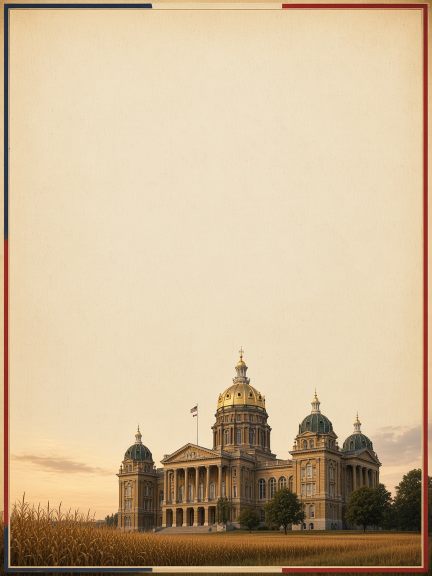
#> input picture resources/guarantee/refs/bg_portrait.jpg, 864 x 1152 px (shown at 1/2 size)
$ python build_guarantee.py
#> lines starting #> are read from the running program, lines starting #| are printed output that depends on the picture
#> in render_portrait, src is the input picture: PIL image 864x1152 RGB; mean R, G, B 206, 184, 152.1
#!/usr/bin/env python3
"""Overlay exact typography on Iowa Guarantee Clause backgrounds.

Outputs:
  IA_guarantee_clause.png        1080x1350
  IA_guarantee_clause_xcard.png  1600x900
"""

from __future__ import annotations

from pathlib import Path

from PIL import Image, ImageDraw, ImageEnhance, ImageFilter, ImageFont, ImageOps

ROOT = Path(__file__).resolve().parent
REFS = ROOT / "refs"
FONT_DIR = Path("/tmp/ia-fonts")
CASLON = Path("/usr/share/fonts/truetype/sand-box/google/Libre Caslon Text")
PLAYFAIR_SC = Path("/usr/share/fonts/truetype/sand-box/google/Playfair Display SC")
CORMORANT_SC = Path("/usr/share/fonts/truetype/sand-box/google/Cormorant SC")

# Iowa-toned palette
NAVY = (16, 42, 84)
NAVY_DEEP = (10, 28, 58)
RED = (168, 28, 40)
GOLD = (168, 122, 42)
GOLD_SOFT = (112, 78, 26)
INK = (32, 24, 16)
INK_SOFT = (52, 40, 28)
CREAM = (248, 239, 220)
PANEL = (250, 243, 226)

HEADLINE = "Did you know? It's NOT your job to prove our elections are free and fair. The Guarantee Clause puts that on the government."
CLAUSE = "The United States shall guarantee to every State in this Union a Republican Form of Government"
CLAUSE_CITE = "U.S. Const. Art. IV, § 4"
EO_QUOTE = (
    "The Federal Government has an unavoidable duty under Article II of the "
    "Constitution of the United States to enforce Federal law, which includes "
    "preventing violations of Federal criminal law and maintaining public "
    "confidence in election outcomes."
)
EO_CITE = "Executive Order 14399, § 1  ·  91 FR 17125  ·  signed March 31, 2026"


def font(path: Path | str, size: float) -> ImageFont.FreeTypeFont:
    return ImageFont.truetype(str(path), size=size)


def F(*parts, size: int) -> ImageFont.FreeTypeFont:
    return font(FONT_DIR.joinpath(*parts) if len(parts) == 1 else Path(*parts), size)


def playfair(weight: int, size: int, italic: bool = False) -> ImageFont.FreeTypeFont:
    name = f"Playfair-Italic-{weight}.ttf" if italic else f"Playfair-{weight}.ttf"
    return font(FONT_DIR / name, size)


def garamond(weight: int, size: int, italic: bool = False) -> ImageFont.FreeTypeFont:
    name = f"EBGaramond-Italic-{weight}.ttf" if italic else f"EBGaramond-{weight}.ttf"
    return font(FONT_DIR / name, size)


def cinzel(weight: int, size: int) -> ImageFont.FreeTypeFont:
    return font(FONT_DIR / f"Cinzel-{weight}.ttf", size)


def caslon(style: str, size: int) -> ImageFont.FreeTypeFont:
    return font(CASLON / f"LibreCaslonText-{style}.ttf", size)


def sc_playfair(style: str, size: int) -> ImageFont.FreeTypeFont:
    return font(PLAYFAIR_SC / f"PlayfairDisplaySC-{style}.ttf", size)


def sc_cormorant(style: str, size: int) -> ImageFont.FreeTypeFont:
    return font(CORMORANT_SC / f"CormorantSC-{style}.ttf", size)


def wrap_text(text: str, font_obj: ImageFont.FreeTypeFont, max_width: int) -> list[str]:
    words = text.split()
    lines: list[str] = []
    current = ""
    for word in words:
        trial = word if not current else current + " " + word
        if font_obj.getlength(trial) <= max_width:
            current = trial
        else:
            if current:
                lines.append(current)
            current = word
    if current:
        lines.append(current)
    return lines


def text_size(draw: ImageDraw.ImageDraw, text: str, font_obj: ImageFont.FreeTypeFont) -> tuple[int, int]:
    bbox = draw.textbbox((0, 0), text, font=font_obj)
    return bbox[2] - bbox[0], bbox[3] - bbox[1]


def draw_centered(
    draw: ImageDraw.ImageDraw,
    y: float,
    text: str,
    font_obj: ImageFont.FreeTypeFont,
    fill,
    x_center: float,
    stroke_width: int = 0,
    stroke_fill=None,
    tracking: int = 0,
) -> float:
    """Draw a single centered line. Returns the y just below the line (using font metrics)."""
    if tracking:
        # manual letter-spacing
        width = 0
        for i, ch in enumerate(text):
            width += draw.textlength(ch, font=font_obj)
            if i < len(text) - 1:
                width += tracking
        x = x_center - width / 2
        cx = x
        for i, ch in enumerate(text):
            draw.text((cx, y), ch, font=font_obj, fill=fill, stroke_width=stroke_width, stroke_fill=stroke_fill)
            cx += draw.textlength(ch, font=font_obj) + tracking
    else:
        w = draw.textlength(text, font=font_obj)
        draw.text((x_center - w / 2, y), text, font=font_obj, fill=fill, stroke_width=stroke_width, stroke_fill=stroke_fill)
    ascent, descent = font_obj.getmetrics()
    return y + ascent + descent


def draw_lines_centered(
    draw: ImageDraw.ImageDraw,
    y: float,
    lines: list[str],
    font_obj: ImageFont.FreeTypeFont,
    fill,
    x_center: float,
    leading: float | None = None,
) -> float:
    ascent, descent = font_obj.getmetrics()
    lh = (ascent + descent) if leading is None else leading
    for i, line in enumerate(lines):
        w = draw.textlength(line, font=font_obj)
        draw.text((x_center - w / 2, y), line, font=font_obj, fill=fill)
        y += lh * (0.95 if i == len(lines) - 1 else 1.0)
    return y


def draw_wrapped_centered(
    draw: ImageDraw.ImageDraw,
    y: float,
    text: str,
    font_obj: ImageFont.FreeTypeFont,
    fill,
    x_center: float,
    max_width: int,
    leading: float | None = None,
    quotes: bool = False,
) -> float:
    body = f"“{text}”" if quotes else text
    lines = wrap_text(body, font_obj, max_width)
    return draw_lines_centered(draw, y, lines, font_obj, fill, x_center, leading)


def gold_rule(draw: ImageDraw.ImageDraw, y: float, x0: float, x1: float, width: int = 2) -> None:
    mid = (x0 + x1) / 2
    # slightly narrower double rule with a gold diamond/dot
    draw.line([(x0, y), (x1, y)], fill=GOLD, width=width)
    draw.line([(x0 + 8, y + 4), (x1 - 8, y + 4)], fill=GOLD_SOFT, width=1)
    r = 4
    cx, cy = mid, y + 2
    draw.polygon([(cx, cy - r), (cx + r, cy), (cx, cy + r), (cx - r, cy)], fill=GOLD)


def draw_frame(img: Image.Image, inset: int = 18) -> None:
    """Formal Iowa-flag border: navy, gold, red, gold hairline."""
    d = ImageDraw.Draw(img)
    w, h = img.size
    # outer navy
    d.rectangle([0, 0, w - 1, h - 1], outline=NAVY_DEEP, width=10)
    d.rectangle([8, 8, w - 9, h - 9], outline=GOLD, width=3)
    d.rectangle([13, 13, w - 14, h - 14], outline=RED, width=2)
    d.rectangle([18, 18, w - 19, h - 19], outline=GOLD, width=1)
    # tiny flag-color corner ticks, no text
    for (x0, y0) in [(22, 22), (w - 70, 22), (22, h - 36), (w - 70, h - 36)]:
        d.rectangle([x0, y0, x0 + 48, y0 + 6], fill=NAVY)
        d.rectangle([x0, y0 + 6, x0 + 16, y0 + 14], fill=NAVY)
        d.rectangle([x0 + 16, y0 + 6, x0 + 32, y0 + 14], fill=(245, 245, 245))
        d.rectangle([x0 + 32, y0 + 6, x0 + 48, y0 + 14], fill=RED)


def prepare_portrait(src: Image.Image, tw: int = 1080, th: int = 1350) -> Image.Image:
    # Scale to width, then crop extra height from the empty top, keeping capitol + corn.
#> called with tw = 1080, th = 1350
    scale = tw / src.width
#> scale = 1.25
    new = src.resize((tw, int(round(src.height * scale))), Image.Resampling.LANCZOS)
    if new.height >= th:
        top = new.height - th  # drop only top parchment; keep bottom
#> top = 90
        new = new.crop((0, top, tw, top + th))
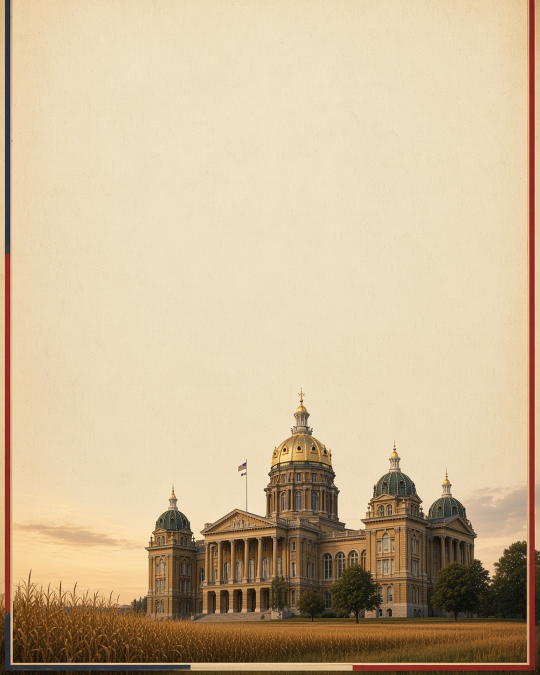
#> new: PIL image 1080x1350 RGB (shown at 1/2 size); mean R, G, B 205.4, 183.8, 152.4
    else:
        canvas = Image.new("RGB", (tw, th), (236, 222, 196))
        canvas.paste(new, (0, th - new.height))
        new = canvas
    # gentle upscale sharpen
    new = new.filter(ImageFilter.UnsharpMask(radius=1.2, percent=60, threshold=2))
    return new


def prepare_landscape(src: Image.Image, tw: int = 1600, th: int = 900) -> Image.Image:
    new = src.resize((tw, th), Image.Resampling.LANCZOS)
    new = new.filter(ImageFilter.UnsharpMask(radius=1.1, percent=55, threshold=2))
    return new


def translucent_panel(base: Image.Image, box, radius: int = 16, alpha: int = 210, outline=True) -> None:
    overlay = Image.new("RGBA", base.size, (0, 0, 0, 0))
    od = ImageDraw.Draw(overlay)
    od.rounded_rectangle(box, radius=radius, fill=(*PANEL, alpha), outline=(*GOLD, 230) if outline else None, width=2)
    composed = Image.alpha_composite(base.convert("RGBA"), overlay)
    base.paste(composed.convert("RGB"))


def render_portrait() -> Image.Image:
    src = Image.open(REFS / "bg_portrait.jpg").convert("RGB")
    img = prepare_portrait(src)
    w, h = img.size
#> w = 1080; h = 1350
    # Redraw a clean formal frame over the generated one
    draw_frame(img)
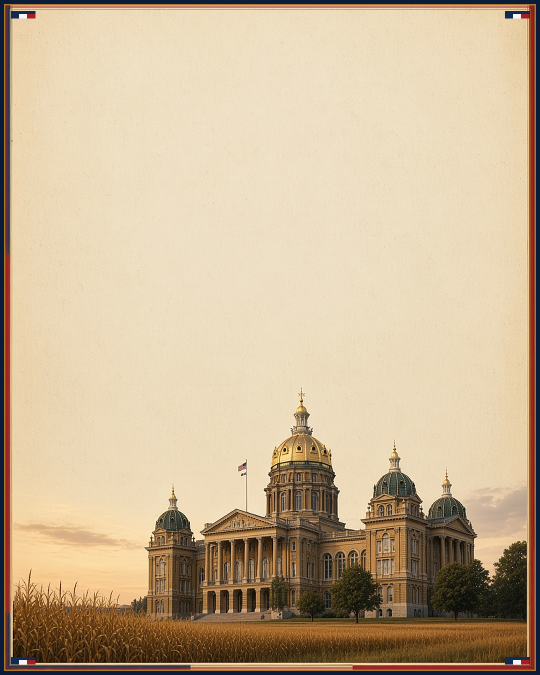
#> img: PIL image 1080x1350 RGB (shown at 1/2 size); mean R, G, B 200.9, 179.9, 149.8
    draw = ImageDraw.Draw(img)
    cx = w / 2
#> cx = 540
    left, right = 80, w - 80
#> left = 80; right = 1000
    max_w = int(right - left)
#> max_w = 920

    y = 50
    y = draw_centered(draw, y, "THE GUARANTEE CLAUSE  ·  IOWA", sc_cormorant("SemiBold", 20), GOLD, cx, tracking=3)
#> y = 74
    y += 8
#> y = 82

    # Headline, typographically broken but exact words
    y = draw_centered(draw, y, "Did you know?", playfair(700, 44, italic=True), NAVY, cx)
#> y = 134
    y += 6
#> y = 140

    headline_font = playfair(700, 42)
    # Keep wording exact; typographic apostrophe only
    for line in [
        "It’s NOT your job",
        "to prove our elections",
        "are free and fair.",
    ]:
        y = draw_centered(draw, y, line, headline_font, INK, cx)
        y -= 4
#> this loop made 3 passes
#> y on passes 1 to 3: 185, 230, 275
#> after the loop, y = 275
    y += 10
#> y = 285
    sub = playfair(600, 30)
    for line in [
        "The Guarantee Clause",
        "puts that on the government.",
    ]:
        y = draw_centered(draw, y, line, sub, NAVY, cx)
        y -= 2
#> this loop made 2 passes
#> y on passes 1 to 2: 319, 353
#> after the loop, y = 353

    y += 14
#> y = 367
    gold_rule(draw, y, left + 80, right - 80)
#> in gold_rule, `cx, cy = mid, y + 2`: cx = 540; cy = 369
    y += 18
#> y = 385

    # Constitution quote
    y = draw_centered(draw, y, "ARTICLE IV, SECTION 4", sc_cormorant("Medium", 18), GOLD_SOFT, cx, tracking=3)
#> y = 407
    y += 8
#> y = 415
    quote_font = garamond(500, 28, italic=True)
    clause_lines = [
        "“The United States shall guarantee",
        "to every State in this Union",
        "a Republican Form of Government.”",
    ]
    y = draw_lines_centered(draw, y, clause_lines, quote_font, INK, cx, leading=36)
#> the loop in draw_lines_centered, `for i, line in enumerate(lines):` made 3 passes
#> y on passes 1 to 3: 451, 487, 521.2
#> after the loop in draw_lines_centered, `for i, line in enumerate(lines):`: y = 521.2
#> y = 521.2
    y += 2
#> y = 523.2
    y = draw_centered(draw, y, CLAUSE_CITE, caslon("Italic", 18), GOLD_SOFT, cx)
#> y = 545.2
    y += 14
#> y = 559.2

    gold_rule(draw, y, left + 80, right - 80)
    y += 18
#> y = 577.2

    # EO plaque — sits in the parchment sky above / over the upper building
    # Measure quote first
    eo_label = sc_cormorant("SemiBold", 18)
    eo_font = garamond(500, 22)
    eo_cite_font = caslon("Italic", 16)
    eo_lines = wrap_text(f"“{EO_QUOTE}”", eo_font, max_w - 60)
    ascent, descent = eo_font.getmetrics()
    quote_h = int(len(eo_lines) * (ascent + descent) * 0.95)
#> quote_h = 102
    panel_top = int(y)
#> panel_top = 577
    panel_bot = panel_top + 36 + quote_h + 44
#> panel_bot = 759
    # Keep the prairie / lower capitol visible; cap the panel if needed
    panel_bot = min(panel_bot, 980)
    translucent_panel(img, [left - 8, panel_top, right + 8, panel_bot], radius=14, alpha=222)
#> in translucent_panel, `overlay = Image.new("RGBA", base.size, (0, 0, 0, 0))`: overlay: PIL image 1080x1350 RGBA; every value is 0
#> in translucent_panel, `composed = Image.alpha_composite(base.convert("RGBA"), overlay)`:
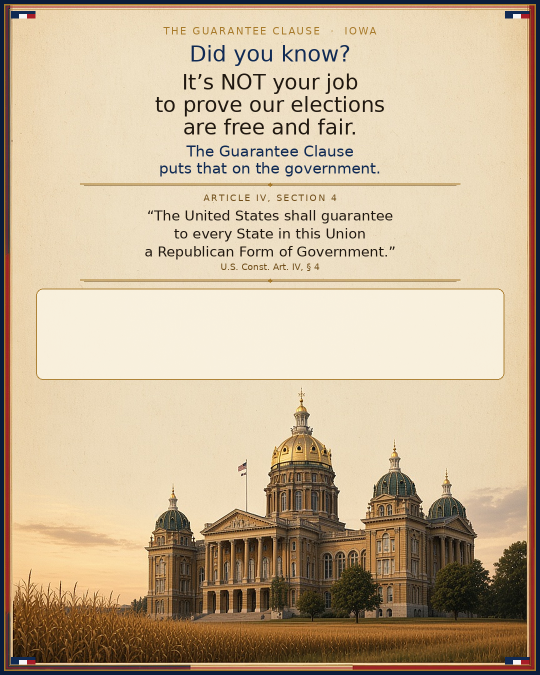
#> composed: PIL image 1080x1350 RGBA (shown at 1/2 size); mean R, G, B, A 198.2, 178.2, 149.7, 255
    draw = ImageDraw.Draw(img)  # refresh after paste

    yy = panel_top + 12
#> yy = 589
    yy = draw_centered(draw, yy, "EXECUTIVE ORDER 14399", eo_label, NAVY, cx, tracking=3)
#> yy = 611
    yy += 4
#> yy = 615
    for line in eo_lines:
        ww = draw.textlength(line, font=eo_font)
        draw.text((cx - ww / 2, yy), line, font=eo_font, fill=INK)
        yy += ascent + descent - 2
#> this loop made 4 passes
#> (ww, yy) on passes 1 to 4: (803.7, 640), (788.8, 665), (747.9, 690), (375.2, 715)
#> after the loop, yy = 715
    yy += 6
#> yy = 721
#| wrote resources/guarantee/IA_guarantee_clause.png (1080, 1350) 1729150
    draw_centered(draw, yy, EO_CITE, eo_cite_font, GOLD_SOFT, cx)
    return img


def render_landscape() -> Image.Image:
    src = Image.open(REFS / "bg_landscape.jpg").convert("RGB")
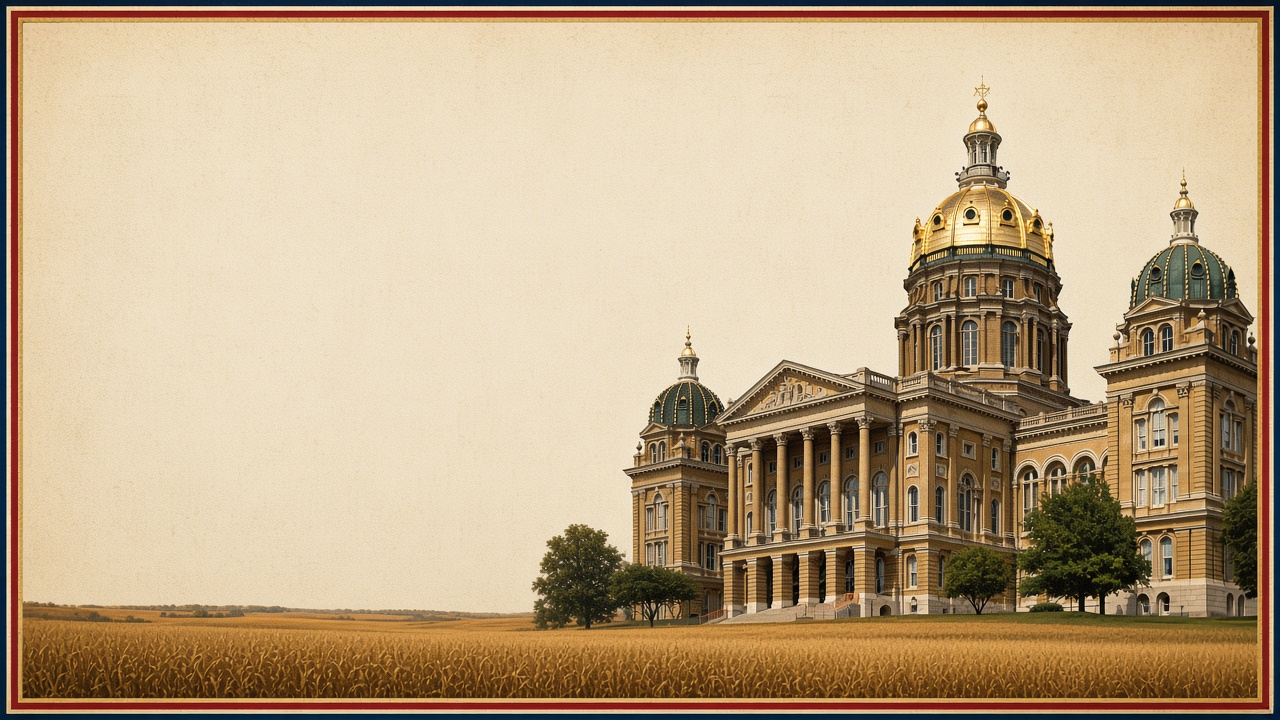
#> input picture resources/guarantee/refs/bg_landscape.jpg, 1280 x 720 px
#> src is the input picture: PIL image 1280x720 RGB; mean R, G, B 189.4, 166.4, 134.7
    img = prepare_landscape(src)
    w, h = img.size
#> w = 1600; h = 900
    draw_frame(img, inset=16)
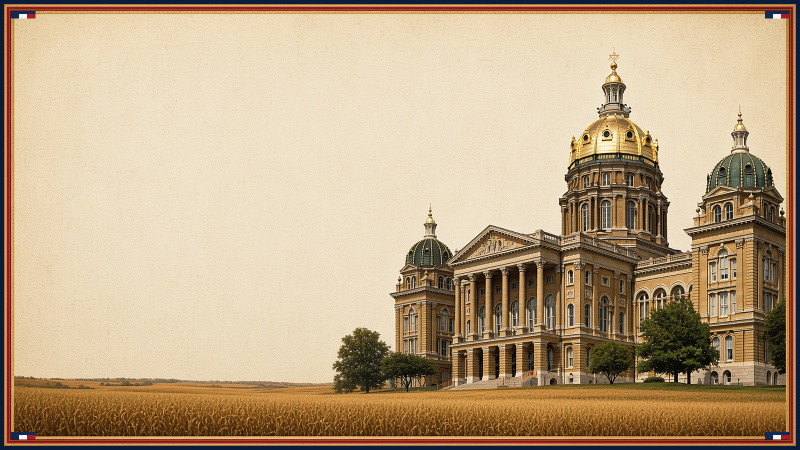
#> img: PIL image 1600x900 RGB (shown at 1/2 size); mean R, G, B 188.9, 165.4, 133.8
    draw = ImageDraw.Draw(img)

    # Text lives in the left parchment; keep clear of the capitol (~x=820)
    col_left, col_right = 70, 780
    cx = (col_left + col_right) / 2
    max_w = col_right - col_left

    # Soft parchment panel over the left so type stays crisp against any grain
    translucent_panel(img, [52, 36, 800, 755], radius=18, alpha=232, outline=True)
#> call 2 of translucent_panel, with radius = 18, alpha = 232, outline = True
#> in translucent_panel (call 2), `overlay = Image.new("RGBA", base.size, (0, 0, 0, 0))`: overlay: PIL image 1600x900 RGBA; every value is 0
#> in translucent_panel (call 2), `composed = Image.alpha_composite(base.convert("RGBA"), overlay)`:
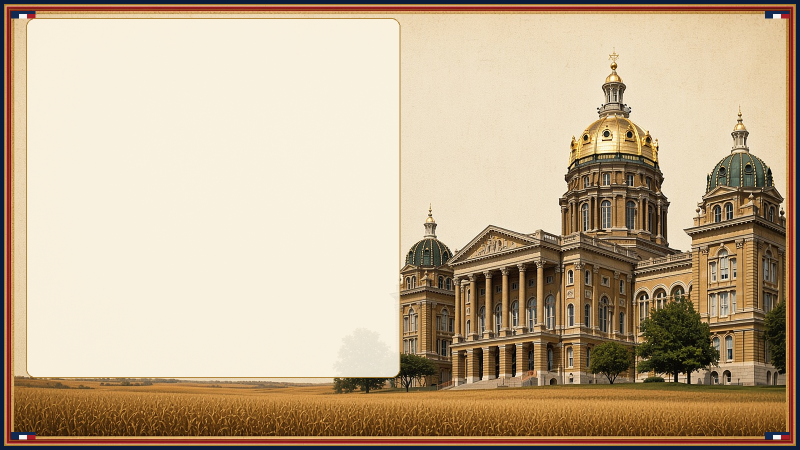
#> composed: PIL image 1600x900 RGBA (shown at 1/2 size); mean R, G, B, A 194.3, 173.8, 146, 255
    draw = ImageDraw.Draw(img)

    y = 52
    y = draw_centered(draw, y, "THE GUARANTEE CLAUSE  ·  IOWA", sc_cormorant("SemiBold", 18), GOLD, cx, tracking=3)
#> y = 74
    y += 4
#> y = 78
    y = draw_centered(draw, y, "Did you know?", playfair(700, 36, italic=True), NAVY, cx)
#> y = 121
    y += 2
#> y = 123
    hf = playfair(700, 32)
    for line in [
        "It’s NOT your job to prove",
        "our elections are free and fair.",
    ]:
        y = draw_centered(draw, y, line, hf, INK, cx)
        y -= 4
#> this loop made 2 passes
#> y on passes 1 to 2: 157, 191
#> after the loop, y = 191
    y += 6
#> y = 197
    sf = playfair(600, 24)
    y = draw_centered(draw, y, "The Guarantee Clause puts that on the government.", sf, NAVY, cx)
#> y = 226
    y += 10
#> y = 236
    gold_rule(draw, y, col_left + 40, col_right - 40)
    y += 14
#> y = 250

    y = draw_centered(draw, y, "ARTICLE IV, SECTION 4", sc_cormorant("Medium", 15), GOLD_SOFT, cx, tracking=2)
#> y = 268
    y += 4
#> y = 272
    qf = garamond(500, 22, italic=True)
    clause_lines = [
        "“The United States shall guarantee",
        "to every State in this Union",
        "a Republican Form of Government.”",
    ]
    y = draw_lines_centered(draw, y, clause_lines, qf, INK, cx, leading=28)
#> the loop in draw_lines_centered (call 2), `for i, line in enumerate(lines):` made 3 passes
#> y on passes 1 to 3: 300, 328, 354.6
#> y = 354.6
    y = draw_centered(draw, y, CLAUSE_CITE, caslon("Italic", 16), GOLD_SOFT, cx)
#> y = 373.6
    y += 10
#> y = 383.6
    gold_rule(draw, y, col_left + 40, col_right - 40)
    y += 12
#> y = 395.6

    y = draw_centered(draw, y, "EXECUTIVE ORDER 14399", sc_cormorant("SemiBold", 16), NAVY, cx, tracking=2)
#> y = 414.6
    y += 6
#> y = 420.6
    eof = garamond(500, 20)
    eo_lines = [
        "“The Federal Government has an unavoidable duty",
        "under Article II of the Constitution of the United States",
        "to enforce Federal law, which includes preventing violations",
        "of Federal criminal law and maintaining public confidence",
        "in election outcomes.”",
    ]
    y = draw_lines_centered(draw, y, eo_lines, eof, INK, cx, leading=25)
#> y = 544.4
    y += 6
#> y = 550.4
    draw_centered(draw, y, EO_CITE, caslon("Italic", 15), GOLD_SOFT, cx)
    return img


def main() -> None:
    portrait = render_portrait()
    assert portrait.size == (1080, 1350), portrait.size
    ppath = ROOT / "IA_guarantee_clause.png"
    portrait.save(ppath, "PNG", optimize=True)
    print("wrote", ppath, portrait.size, ppath.stat().st_size)

    landscape = render_landscape()
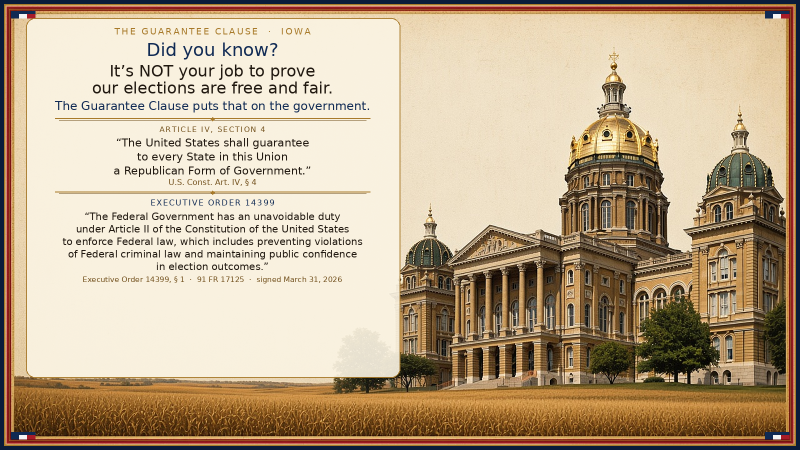
#> landscape: PIL image 1600x900 RGB (shown at 1/2 size); mean R, G, B 189.8, 169.2, 141.6
    assert landscape.size == (1600, 900), landscape.size
    lpath = ROOT / "IA_guarantee_clause_xcard.png"
    landscape.save(lpath, "PNG", optimize=True)
#> (the run stopped early here; a loop or call above may not have finished)
